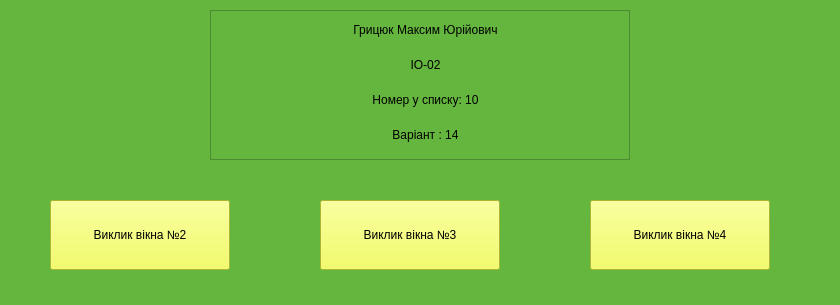
<?xml version="1.0" encoding="UTF-8"?>
<ui version="4.0">
 <class>MainWindow</class>
 <widget class="QMainWindow" name="MainWindow">
  <property name="geometry">
   <rect>
    <x>0</x>
    <y>0</y>
    <width>840</width>
    <height>305</height>
   </rect>
  </property>
  <property name="windowTitle">
   <string>Головне вікно</string>
  </property>
  <property name="styleSheet">
   <string notr="true">
background-color: rgb(100, 182, 62);</string>
  </property>
  <widget class="QWidget" name="centralwidget">
   <widget class="QFrame" name="name_frame">
    <property name="geometry">
     <rect>
      <x>210</x>
      <y>10</y>
      <width>420</width>
      <height>150</height>
     </rect>
    </property>
    <property name="cursor">
     <cursorShape>ArrowCursor</cursorShape>
    </property>
    <property name="layoutDirection">
     <enum>Qt::LeftToRight</enum>
    </property>
    <property name="frameShape">
     <enum>QFrame::StyledPanel</enum>
    </property>
    <property name="frameShadow">
     <enum>QFrame::Sunken</enum>
    </property>
    <widget class="QLabel" name="label">
     <property name="geometry">
      <rect>
       <x>65</x>
       <y>10</y>
       <width>301</width>
       <height>20</height>
      </rect>
     </property>
     <property name="text">
      <string>Грицюк Максим Юрійович</string>
     </property>
     <property name="alignment">
      <set>Qt::AlignCenter</set>
     </property>
    </widget>
    <widget class="QLabel" name="label_2">
     <property name="geometry">
      <rect>
       <x>65</x>
       <y>45</y>
       <width>301</width>
       <height>20</height>
      </rect>
     </property>
     <property name="layoutDirection">
      <enum>Qt::LeftToRight</enum>
     </property>
     <property name="styleSheet">
      <string notr="true">text-align:center;</string>
     </property>
     <property name="text">
      <string>ІО-02</string>
     </property>
     <property name="alignment">
      <set>Qt::AlignCenter</set>
     </property>
    </widget>
    <widget class="QLabel" name="label_3">
     <property name="geometry">
      <rect>
       <x>65</x>
       <y>80</y>
       <width>301</width>
       <height>20</height>
      </rect>
     </property>
     <property name="text">
      <string>Номер у списку: 10</string>
     </property>
     <property name="alignment">
      <set>Qt::AlignCenter</set>
     </property>
    </widget>
    <widget class="QLabel" name="label_4">
     <property name="geometry">
      <rect>
       <x>65</x>
       <y>115</y>
       <width>301</width>
       <height>20</height>
      </rect>
     </property>
     <property name="text">
      <string>Варіант : 14</string>
     </property>
     <property name="alignment">
      <set>Qt::AlignCenter</set>
     </property>
    </widget>
   </widget>
   <widget class="QPushButton" name="pushButton">
    <property name="geometry">
     <rect>
      <x>50</x>
      <y>200</y>
      <width>180</width>
      <height>70</height>
     </rect>
    </property>
    <property name="styleSheet">
     <string notr="true">background-color: rgb(239, 255, 61);</string>
    </property>
    <property name="text">
     <string>Виклик вікна №2</string>
    </property>
   </widget>
   <widget class="QPushButton" name="pushButton_2">
    <property name="geometry">
     <rect>
      <x>590</x>
      <y>200</y>
      <width>180</width>
      <height>70</height>
     </rect>
    </property>
    <property name="styleSheet">
     <string notr="true">background-color: rgb(239, 255, 61);</string>
    </property>
    <property name="text">
     <string>Виклик вікна №4</string>
    </property>
   </widget>
   <widget class="QPushButton" name="pushButton_3">
    <property name="geometry">
     <rect>
      <x>320</x>
      <y>200</y>
      <width>180</width>
      <height>70</height>
     </rect>
    </property>
    <property name="styleSheet">
     <string notr="true">background-color: rgb(239, 255, 61);</string>
    </property>
    <property name="text">
     <string>Виклик вікна №3</string>
    </property>
   </widget>
  </widget>
 </widget>
 <resources/>
 <connections/>
</ui>
